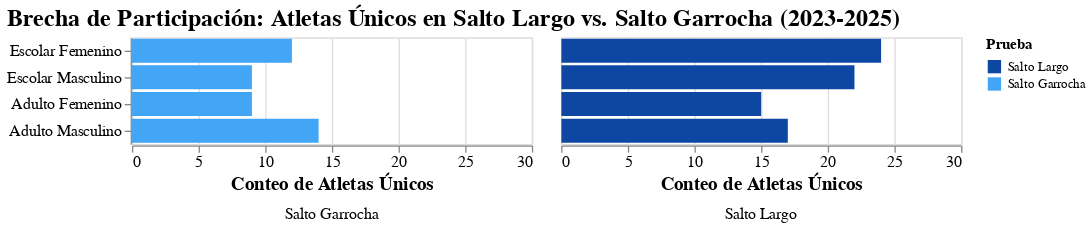

Notebook code cell kept with this figure:
### Code cell
import pandas as pd
import altair as alt

# =================================================================
# 1. Definición de Datos
# Estos datos son el conteo de atletas únicos por categoría y prueba.
# =================================================================

data = {
    'Categoria_Nombre': ['Escolar Femenino', 'Escolar Masculino', 'Adulto Femenino', 'Adulto Masculino',
                         'Escolar Femenino', 'Escolar Masculino', 'Adulto Femenino', 'Adulto Masculino'],
    'Prueba': ['Salto Largo', 'Salto Largo', 'Salto Largo', 'Salto Largo',
               'Salto Garrocha', 'Salto Garrocha', 'Salto Garrocha', 'Salto Garrocha'],
    'Atletas_Unicos': [24, 22, 15, 17, 12, 9, 9, 14]
}
df = pd.DataFrame(data)

# =================================================================
# 2. Definición de Parámetros de Diseño y Paleta (Identidad Visual)
# =================================================================

# Colores basados en el manual (Azul Primario y Azul Secundario/Cyan para contraste)
color_map = {
    'Salto Largo': '#0D47A1',   # Azul Primario (Alta Participación)
    'Salto Garrocha': '#42A5F5'  # Azul Secundario (Baja Participación, pero en la paleta)
}

# Definir el orden para las categorías en el eje Y (Mejor lectura)
category_order = ['Escolar Femenino', 'Escolar Masculino', 'Adulto Femenino', 'Adulto Masculino']


# =================================================================
# 3. Construcción de la Visualización Atómica (Altair)
# =================================================================

chart = alt.Chart(df).mark_bar().encode(
    # Eje X: Conteo de atletas (Muestra la magnitud de la participación)
    x=alt.X('Atletas_Unicos',
            title='Conteo de Atletas Únicos',
            scale=alt.Scale(domain=[0, 30]) # Dominio fijo para una comparación justa
           ),

    # Eje Y: Categoría (Agrupación principal)
    y=alt.Y('Categoria_Nombre',
            title=None,
            sort=category_order
           ),

    # Color: Diferencia entre las dos pruebas (Largo vs Garrocha)
    color=alt.Color('Prueba',
                    scale=alt.Scale(domain=list(color_map.keys()), range=list(color_map.values())),
                    legend=alt.Legend(title="Prueba")
                   ),

    # Columna: Separa las barras por prueba para que queden agrupadas y comparables
    column=alt.Column('Prueba',
                      header=alt.Header(titleOrient="bottom", labelOrient="bottom"),
                      title=None # Título superior del facetado
                     ),

    # Tooltip: Información al pasar el ratón
    tooltip=['Categoria_Nombre', 'Prueba', 'Atletas_Unicos']
).properties(
    title='Brecha de Participación: Atletas Únicos en Salto Largo vs. Salto Garrocha (2023-2025)'
).configure_axis(
    labelFontSize=12,
    titleFontSize=14
).configure_header(
    titleFontSize=14,
    labelFontSize=12
).configure_title(
    fontSize=18,
    anchor='start'
).interactive() # Permite hacer zoom y paneo

# Mostrar el gráfico (función típica de Altair en Colab)
chart

### Figure 1 — Vega-Lite specification as saved in the notebook (floating-point values rounded to 4 significant figures)
{"config": {"view": {"continuousWidth": 300, "continuousHeight": 300}, "axis": {"labelFontSize": 12, "titleFontSize": 14}, "header": {"labelFontSize": 12, "titleFontSize": 14}, "title": {"anchor": "start", "fontSize": 18}}, "data": {"name": "data-6d85490545458eb4941686c2cae30660"}, "mark": {"type": "bar"}, "encoding": {"color": {"field": "Prueba", "legend": {"title": "Prueba"}, "scale": {"domain": ["Salto Largo", "Salto Garrocha"], "range": ["#0D47A1", "#42A5F5"]}, "type": "nominal"}, "column": {"field": "Prueba", "header": {"labelOrient": "bottom", "titleOrient": "bottom"}, "title": null, "type": "nominal"}, "tooltip": [{"field": "Categoria_Nombre", "type": "nominal"}, {"field": "Prueba", "type": "nominal"}, {"field": "Atletas_Unicos", "type": "quantitative"}], "x": {"field": "Atletas_Unicos", "scale": {"domain": [0, 30]}, "title": "Conteo de Atletas Únicos", "type": "quantitative"}, "y": {"field": "Categoria_Nombre", "sort": ["Escolar Femenino", "Escolar Masculino", "Adulto Femenino", "Adulto Masculino"], "title": null, "type": "nominal"}}, "params": [{"name": "param_1", "select": {"type": "interval", "encodings": ["x", "y"]}, "bind": "scales"}], "title": "Brecha de Participación: Atletas Únicos en Salto Largo vs. Salto Garrocha (2023-2025)", "$schema": "https://vega.github.io/schema/vega-lite/v5.20.1.json", "datasets": {"data-6d85490545458eb4941686c2cae30660": [{"Categoria_Nombre": "Escolar Femenino", "Prueba": "Salto Largo", "Atletas_Unicos": 24}, {"Categoria_Nombre": "Escolar Masculino", "Prueba": "Salto Largo", "Atletas_Unicos": 22}, {"Categoria_Nombre": "Adulto Femenino", "Prueba": "Salto Largo", "Atletas_Unicos": 15}, {"Categoria_Nombre": "Adulto Masculino", "Prueba": "Salto Largo", "Atletas_Unicos": 17}, {"Categoria_Nombre": "Escolar Femenino", "Prueba": "Salto Garrocha", "Atletas_Unicos": 12}, {"Categoria_Nombre": "Escolar Masculino", "Prueba": "Salto Garrocha", "Atletas_Unicos": 9}, {"Categoria_Nombre": "Adulto Femenino", "Prueba": "Salto Garrocha", "Atletas_Unicos": 9}, {"Categoria_Nombre": "Adulto Masculino", "Prueba": "Salto Garrocha", "Atletas_Unicos": 14}]}}
